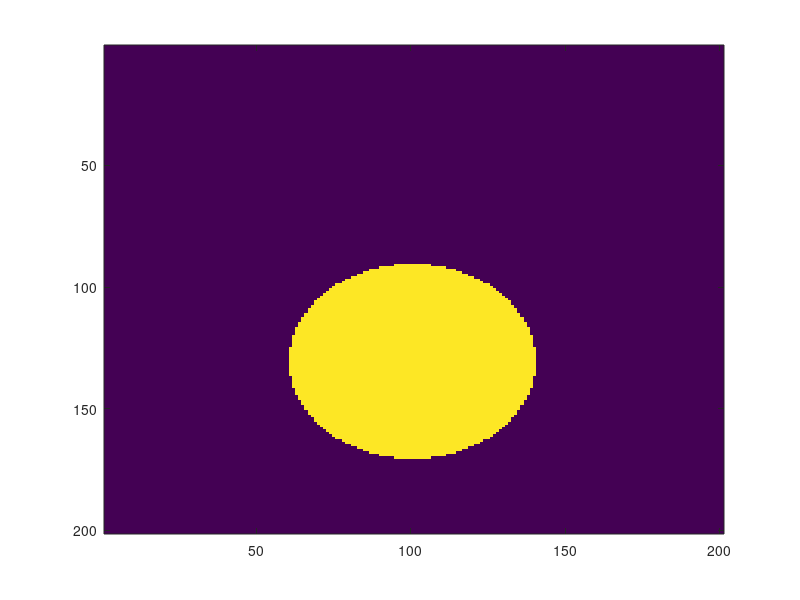

This chart was generated by the following MATLAB code:
clear;
close;
clc;

%%

s = 201;
d = 30;
R = 40;

[X,Y] = meshgrid(1:s);

cB = [s/2+d s/2];
%yB = s/2+d;
%xB = s/2;
B = (X - cB(2)).^2 + (Y - cB(1)).^2 <= R^2;

figure, 
imagesc(B)
